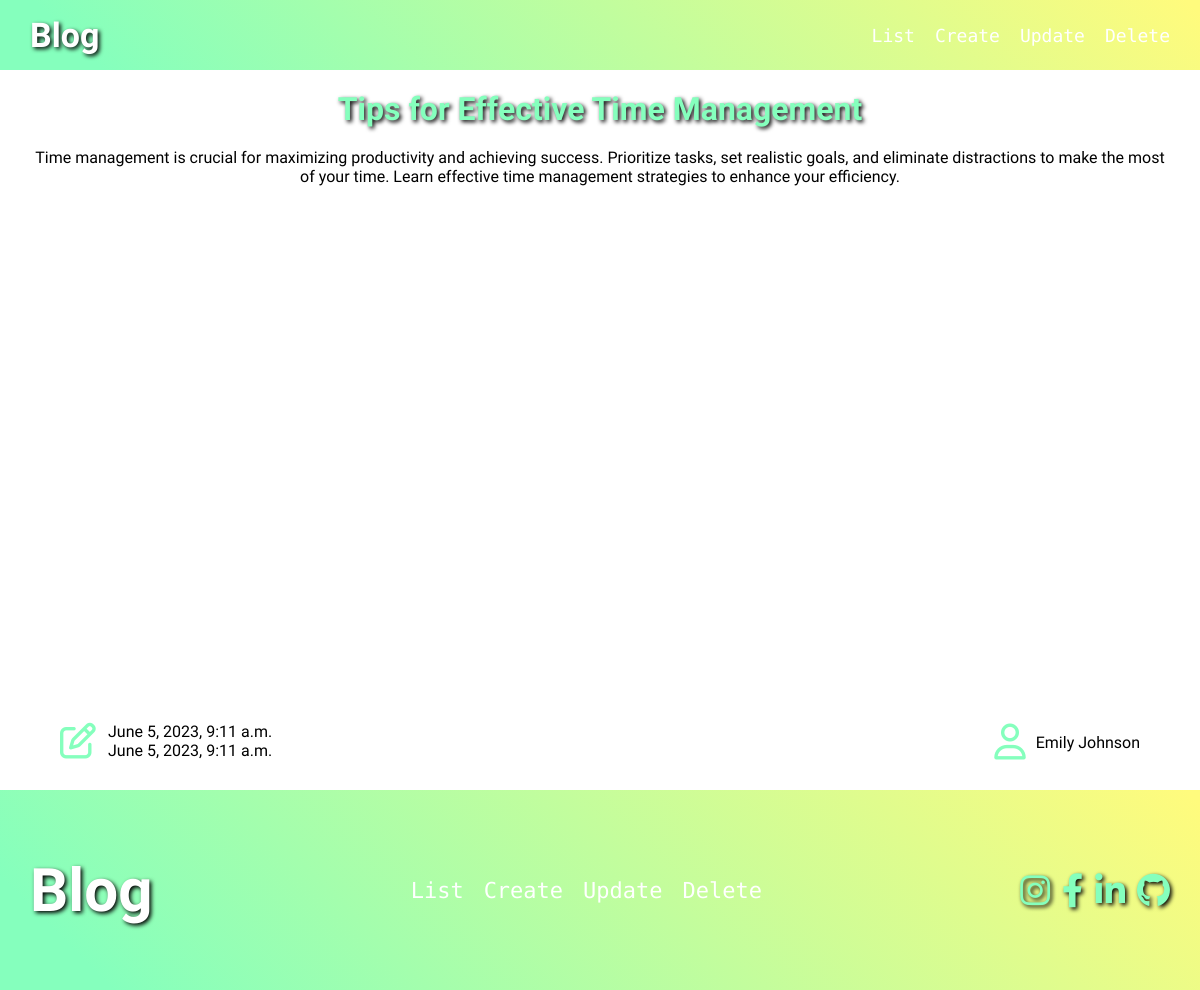
The page /details/2 on the database its author committed.
### app/models.py (models this page shows, shortened)
class Blog(models.Model):
    title = models.CharField(max_length=255)
    content = models.TextField()
    created_at = models.DateTimeField(auto_now_add=True)
    updated_at = models.DateTimeField(auto_now=True)
    author_name = models.CharField(max_length=255)

### app/views.py (the view)
# urls.py: path('details/<int:id>', details_view , name='details'),
def details_view(request,id):
    context = {
        "blog" : Blog.objects.get(id=id)
    }
    return render(request, 'pages/details.html', context)

### templates/pages/details.html
{% extends 'base.html' %} {% block 'body' %}
<div class="container">
  <div class="details">
    <h1 class="title">{{blog.title}}</h1>
    <p>{{blog.content}}</p>
    <div class="time_div j-flex">
      <i class="fa-regular fa-pen-to-square"></i>
      <ul class="time">
        <li>{{blog.created_at}}</li>
        <li>{{blog.updated_at}}</li>
      </ul>
    </div>
    <div class="author j-flex">
      <i class="fa-regular fa-user"></i>
      <p>{{blog.author_name}}</p>
    </div>
  </div>
</div>
{% endblock %}

### static/style.css (style rules this page uses)
* { margin: 0; padding: 0; list-style-type: none; text-decoration: none; box-sizing: border-box; }
p { font-family: "Tsukimi Rounded", sans-serif; }
body { background-color: #fff; }
.container { width: 1140px; max-width: 95%; margin: 0 auto; }
.j-flex { display: flex; justify-content: space-between; align-items: center; }
:root { --cards-per-row: 3; --cards-gap: 20px; }
.author { position: absolute; bottom: 30px; right: 30px; }
.author i { color: #85ffbd; font-size: 20px; margin-right: 10px; }
.details { margin: 0 auto; position: relative; width: 100%; height: calc(100vh - 100px); text-align: center; }
.details .author i { font-size: 36px; }
.time_div { position: absolute; bottom: 30px; left: 30px; }
.time_div i { font-size: 36px; color: #85ffbd; margin-right: 12px; }
.title { font-family: "Cherry Bomb One", cursive; margin: 20px 0; color: #85ffbd; text-shadow: 2px 2px 4px #000; }
.time { font-family: "Tsukimi Rounded", sans-serif; }

### rows shown on the page
Blog: title "Tips for Effective Time Management", content "Time management is crucial for maximizing productivity and achieving success. Prioritize tasks, set realistic goals, and eliminate distractions to make the most of your time. Learn effective time management strategies to enhance your efficiency.", created_at "June 5, 2023, 9:11 a.m.", updated_at "June 5, 2023, 9:11 a.m.", author_name "Emily Johnson"
